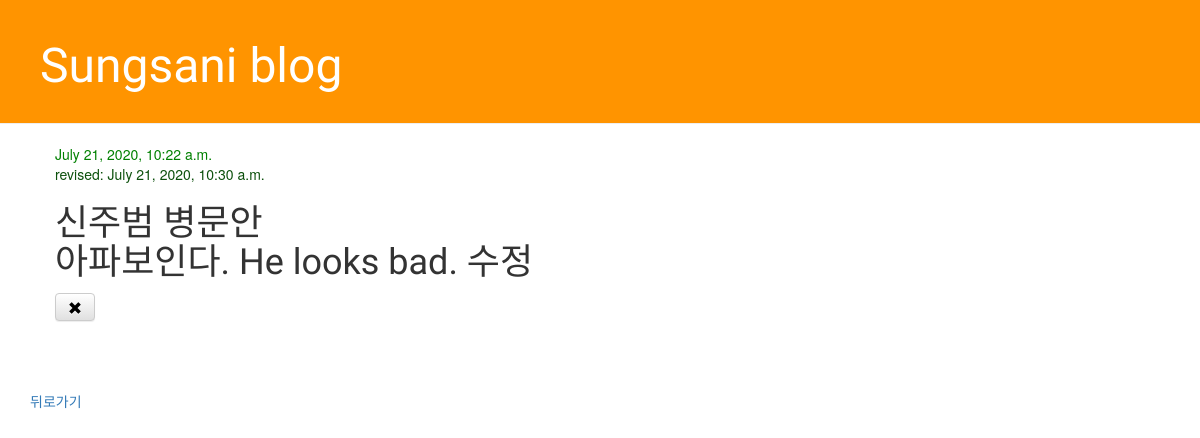
The app's page /sungsani/blog/1/, older data.
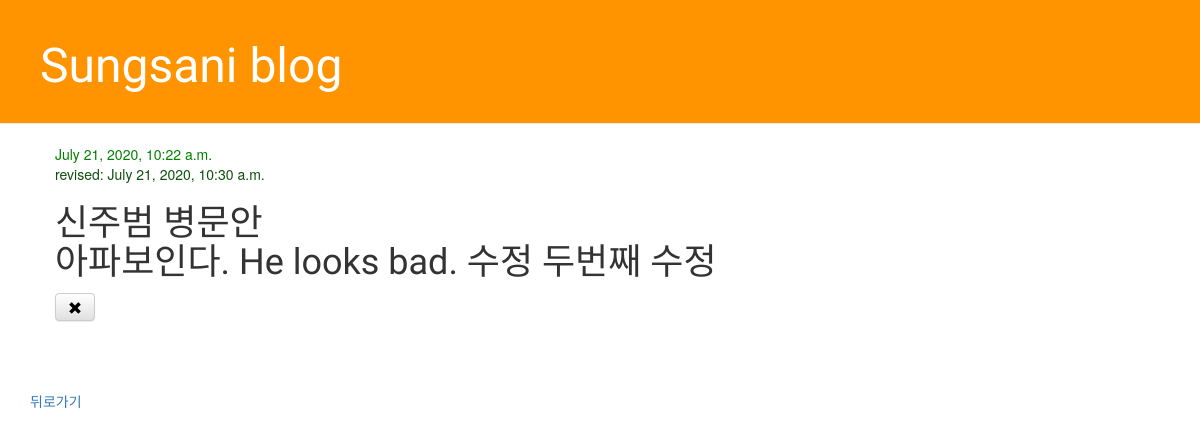
The same page, newer data.
### sungsani/models.py (models this page shows, shortened)
class Post(models.Model):
    author = models.ForeignKey(settings.AUTH_USER_MODEL, on_delete=models.CASCADE)
    title = models.CharField(max_length=200)
    text = models.TextField()
    created_date = models.DateTimeField(default=timezone.now)
    published_date = models.DateTimeField(blank=True, null=True)
    revised_date = models.DateTimeField(blank=True, null=True)

### sungsani/views.py (the view)
# urls.py: path('blog/<int:pk>/', views.post_detail, name="post_detail"),
def post_detail(request, pk):
    post = get_object_or_404(Post, pk=pk)
    return render(request, 'sungsani/post_detail.html', {'post': post})

### sungsani/templates/sungsani/post_detail.html (shortened to what this page needs)
{% extends 'sungsani/base.html' %}
{% block content %}
    <div class="post">
        {% if post.revised_date %}
            <div class="date">
                {{ post.published_date }}
            </div>
            <span style="color: rgb(12, 80, 12);">revised: {{ post.revised_date }}</span>
        {% elif post.published_date %}
        <div class="date">
            {{ post.published_date }}
        </div>
        {% else %}
        <a class="btn btn-default" href="{% url 'sungsani:post_publish' pk=post.pk %}">Publish</a>
        {% endif %}
        <h1>{{ post.title }}
        <p>{{ post.text|linebreaksbr }}</p>
        <a class="btn btn-default" href="{% url 'sungsani:post_remove' pk=post.pk %}"><span class="glyphicon glyphicon-remove"></span></a>
    </div>
{% endblock %}

Row changes from the older to the newer data that the page shows:
changed Post "신주범 병문안": text "아파보인다. He looks bad. 수정" → "아파보인다. He looks bad. 수정 두번째 수정"
